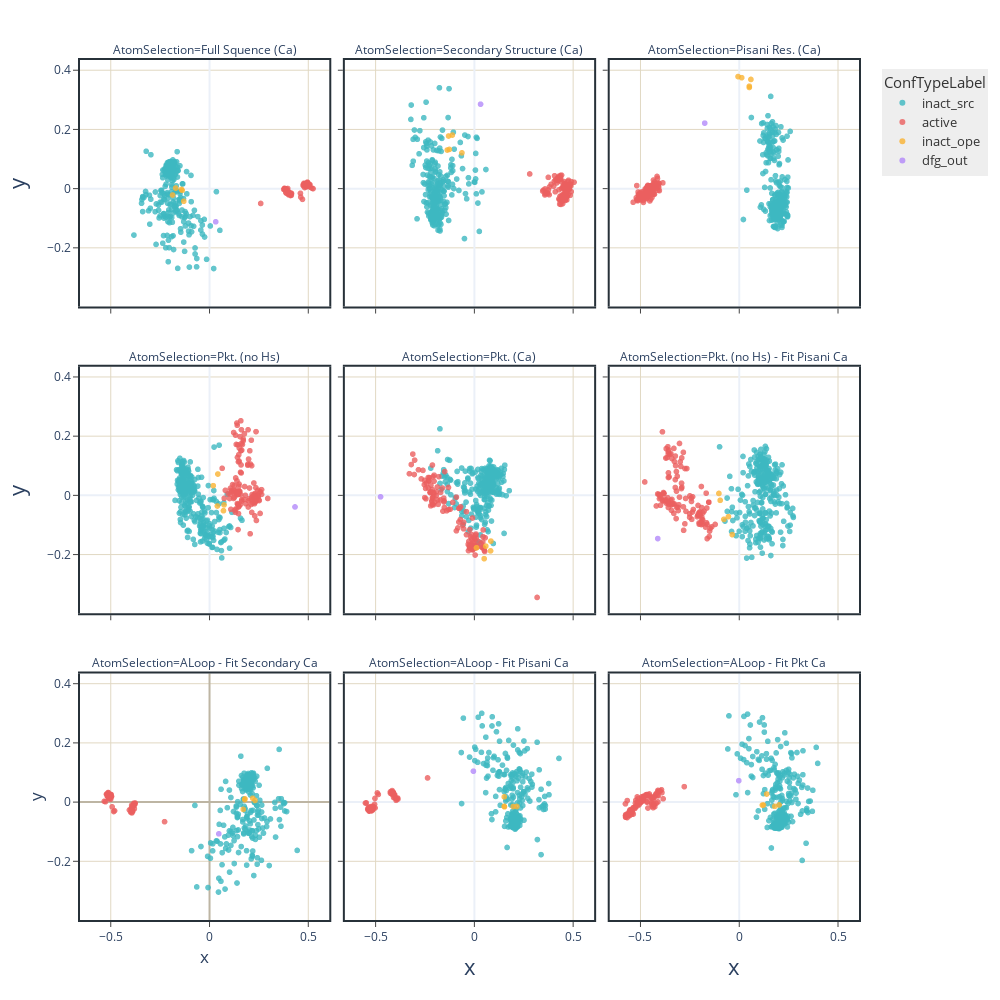

Source (notebook cell):
### Markdown cell above
## Visualization

### Code cell
import plotly.express as px
from helper_modules.plotly_helpers import format_plotly

fig = px.scatter(df_projs, 
                 x="x", y="y", 
                 color="ConfTypeLabel", 
                 color_discrete_map = conf_label_colors,
                 facet_col_wrap = 3,
                 opacity = 0.8,
                 facet_col="AtomSelection",
                 hover_name = 'PDB_ID')
fig = format_plotly(fig, height = 1000, width = 1000)
fig.show()
